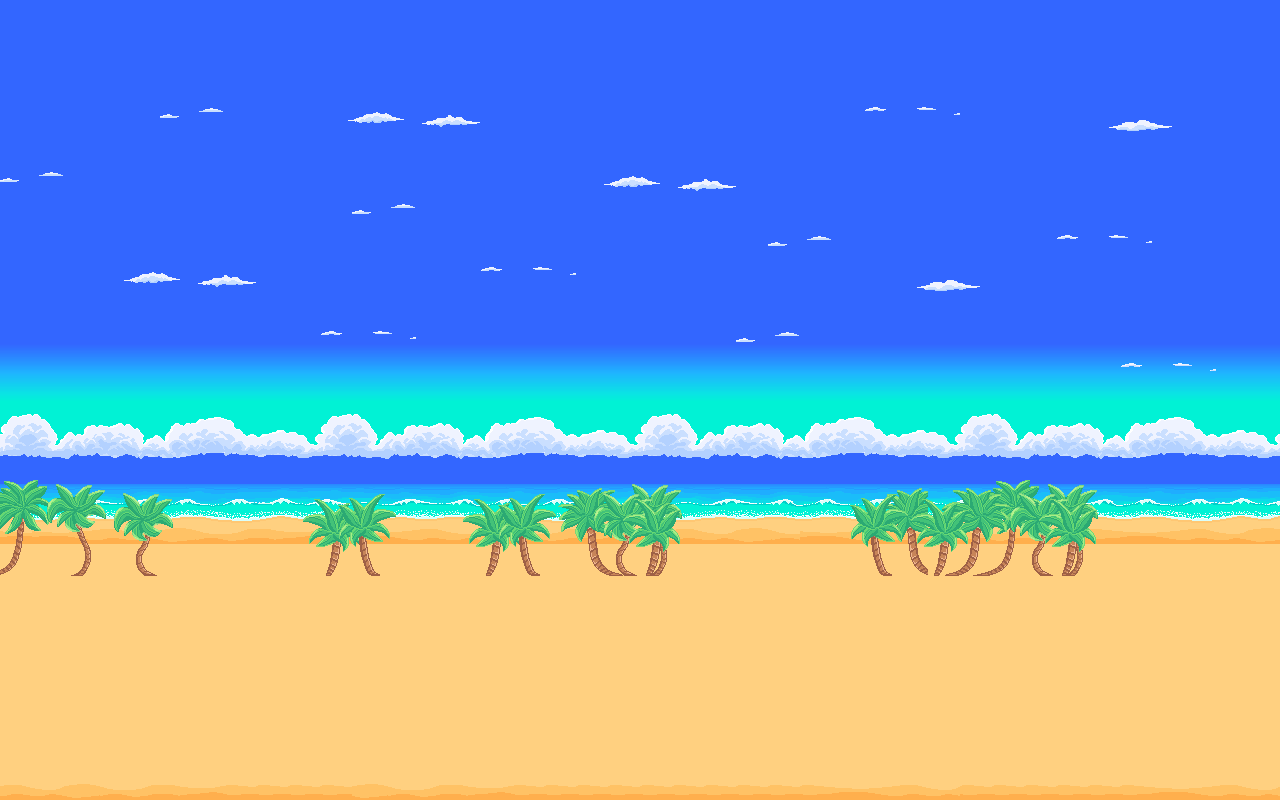

The image is a tile-based game level rendered from a .tmx file. Its description and source (layers, tilesets, objects; grid data summarised) follow:
An orthogonal 40x25 tile map with 32x32 px tiles, 13 tile layers (sky, sand, sand2, cloud, ...), 12 tilesets.

<map version="1.10" tiledversion="1.10.2" orientation="orthogonal" renderorder="right-down" width="40" height="25" tilewidth="32" tileheight="32" infinite="0" nextlayerid="15" nextobjectid="1">
 <tileset firstgid="1" source="background_sky.tsx" />
 <tileset firstgid="51" source="background_sand.tsx" />
 <tileset firstgid="101" source="background_clouds_big.tsx" />
 <tileset firstgid="151" source="background_clouds_medium.tsx" />
 <tileset firstgid="201" source="background_clouds_small.tsx" />
 <tileset firstgid="251" source="background_ocean.tsx" />
 <tileset firstgid="301" source="vegetation_tree_palm1.tsx" />
 <tileset firstgid="310" source="vegetation_tree_palm2.tsx" />
 <tileset firstgid="319" source="vegetation_tree_palm3.tsx" />
 <tileset firstgid="328" source="vegetation_tree_palm4.tsx" />
 <tileset firstgid="337" source="vegetation_tree_palm5.tsx" />
 <tileset firstgid="346" source="vegetation_tree_palm6.tsx" />
 <layer id="2" name="sky" width="40" height="25" locked="1">
  <data>[1000 cells, 1000 non-empty, 50 distinct tile ids]</data>
 </layer>
 <layer id="3" name="sand" width="40" height="25" locked="1">
  <data>[1000 cells, 360 non-empty, 20 distinct tile ids]</data>
 </layer>
 <layer id="14" name="sand2" width="40" height="25" locked="1">
  <data>[1000 cells, 280 non-empty, 10 distinct tile ids]</data>
 </layer>
 <layer id="4" name="cloud" width="40" height="25" locked="1">
  <data>[1000 cells, 120 non-empty, 30 distinct tile ids]</data>
 </layer>
 <layer id="5" name="cloud2" width="40" height="25" locked="1">
  <data>[1000 cells, 53 non-empty, 19 distinct tile ids]</data>
 </layer>
 <layer id="6" name="cloud3" width="40" height="25" locked="1">
  <data>[1000 cells, 70 non-empty, 14 distinct tile ids]</data>
 </layer>
 <layer id="7" name="ocean" width="40" height="25" locked="1">
  <data>[1000 cells, 80 non-empty, 20 distinct tile ids]</data>
 </layer>
 <layer id="8" name="tree1" width="40" height="25" locked="1">
  <data>[1000 cells, 15 non-empty, 9 distinct tile ids]</data>
 </layer>
 <layer id="9" name="tree2" width="40" height="25" locked="1">
  <data>[1000 cells, 24 non-empty, 9 distinct tile ids]</data>
 </layer>
 <layer id="10" name="tree3" width="40" height="25" locked="1">
  <data>[1000 cells, 27 non-empty, 9 distinct tile ids]</data>
 </layer>
 <layer id="11" name="tree4" width="40" height="25" locked="1">
  <data>[1000 cells, 27 non-empty, 9 distinct tile ids]</data>
 </layer>
 <layer id="12" name="tree5" width="40" height="25" locked="1">
  <data>[1000 cells, 45 non-empty, 9 distinct tile ids]</data>
 </layer>
 <layer id="13" name="tree6" width="40" height="25" locked="1">
  <data>[1000 cells, 27 non-empty, 9 distinct tile ids]</data>
 </layer>
</map>
